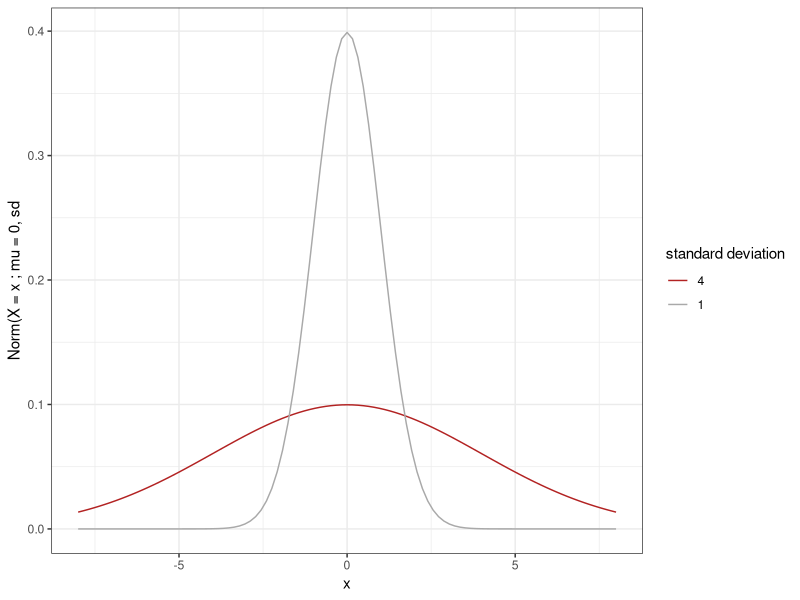
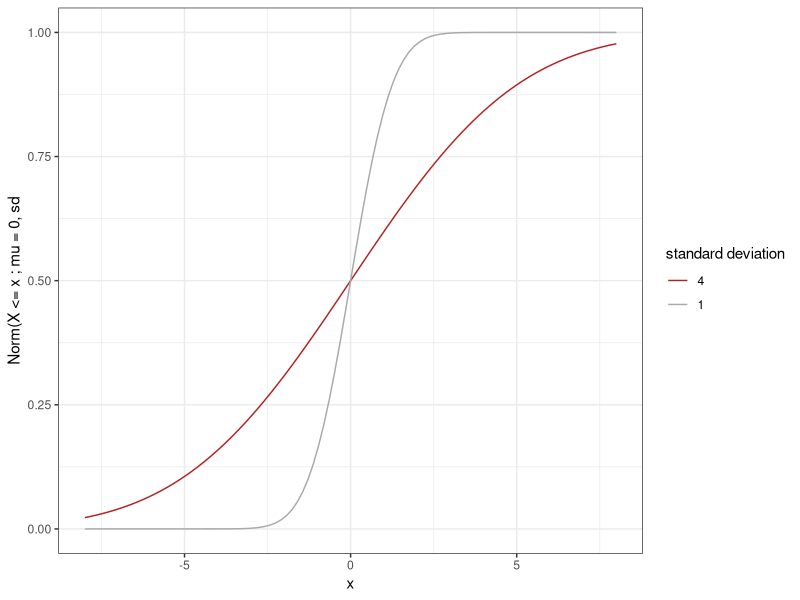
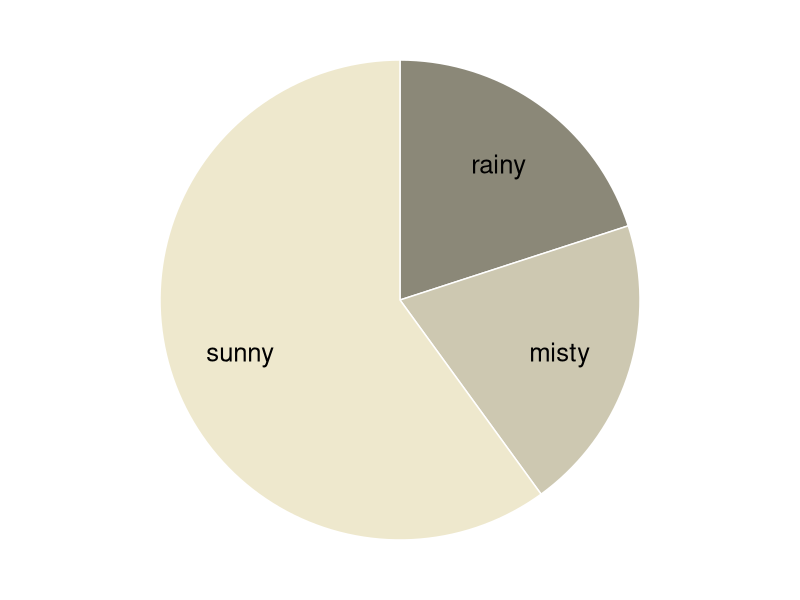
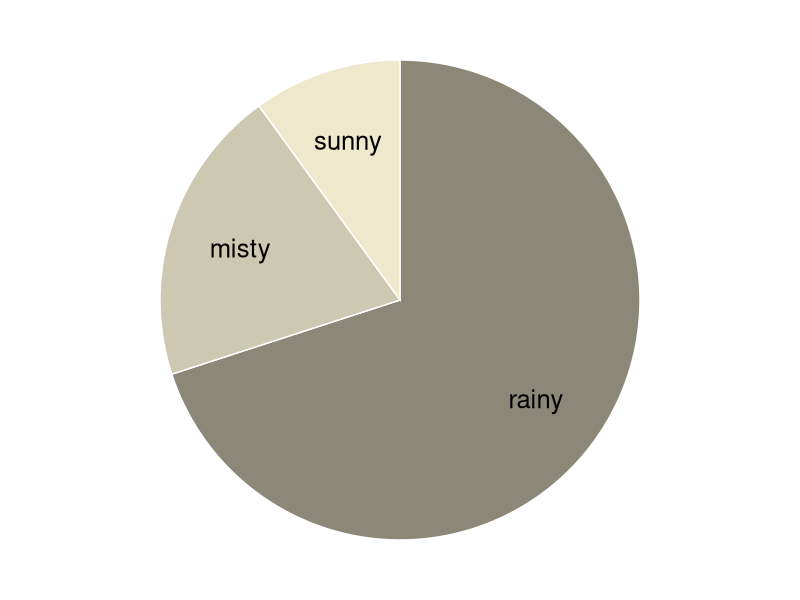
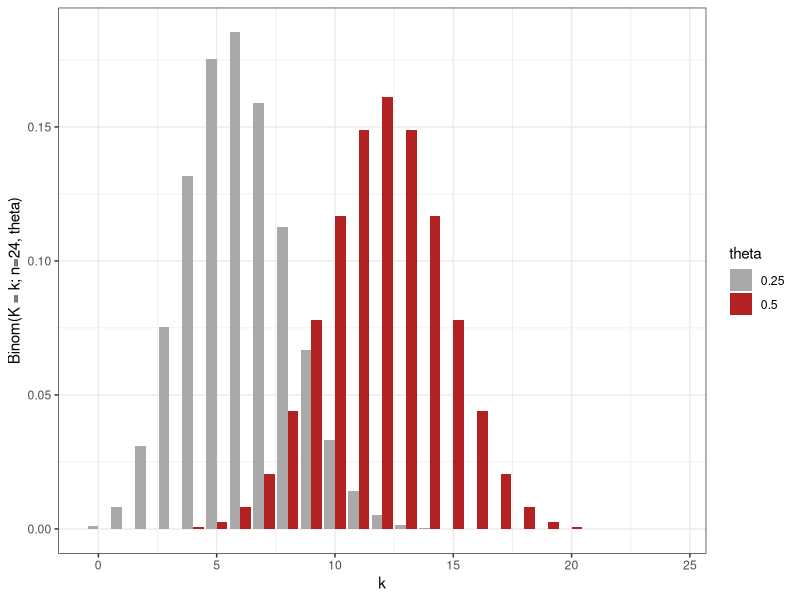
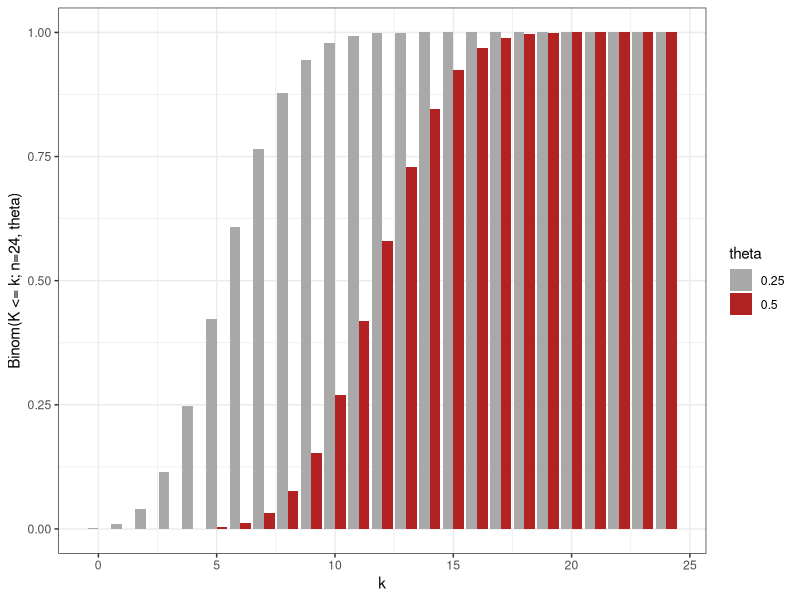
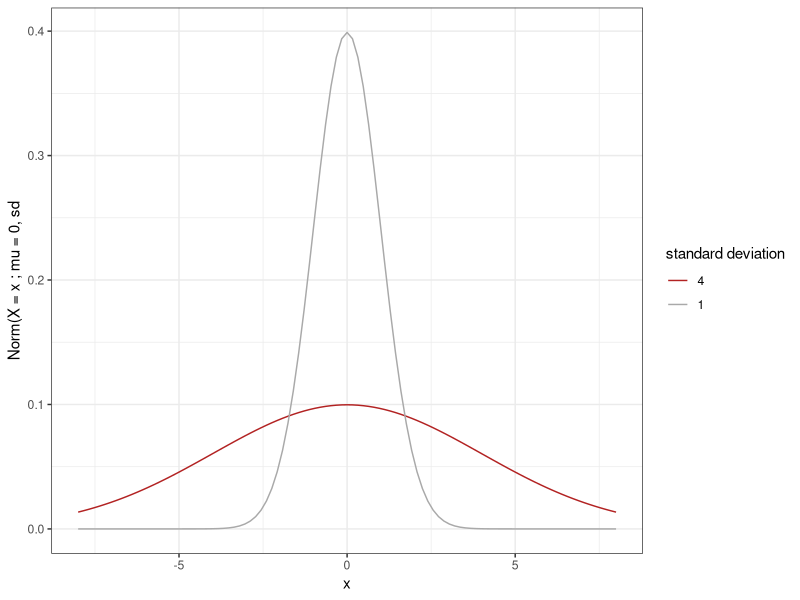
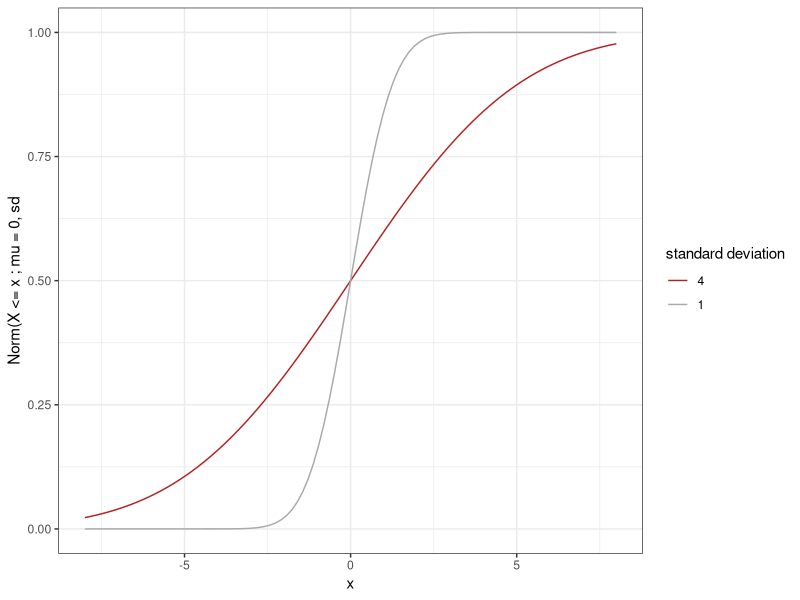

Generate these figures, in order, with R:
library(tidyverse)
theme_set(theme_bw() + theme(plot.background=element_blank()) )

# binomial distribution
binom.plot.data = expand.grid(n = 24, theta = c(0.25, 0.5), k = 0:24) %>% 
  mutate(probability = dbinom(k,n,theta), theta = as.factor(theta))
binom.plot = ggplot(binom.plot.data, aes(x = k, y = probability, fill = theta)) + 
  geom_bar(stat = "identity", position = "dodge") +
  scale_fill_manual(values = c("darkgrey", "firebrick")) + ylab("Binom(K = k; n=24, theta)")
ggsave(binom.plot,filename = "00-pics/05_00_binomial-distribution.pdf", width = 6, height = 3)


# cumulative distribution
binom.plot.data = expand.grid(n = 24, theta = c(0.25, 0.5), k = 0:24) %>% 
  mutate(probability = pbinom(k,n,theta), theta = as.factor(theta))
binom.plot.cumulative = ggplot(binom.plot.data, aes(x = k, y = probability, fill = theta)) + 
  geom_bar(stat = "identity", position = "dodge") +
  scale_fill_manual(values = c("darkgrey", "firebrick")) + ylab("Binom(K <= k; n=24, theta)")
ggsave(binom.plot.cumulative,filename = "00-pics/05_00_binomial-distribution-cumulative.pdf", width = 6, height = 3)


# normal distribution
normal.plot = ggplot(data.frame(x = c(-8, 8)), aes(x = x)) +
  stat_function(fun = function(x) dnorm(x, sd = 4), aes(color = "4")) +
  stat_function(fun = function(x) dnorm(x, sd = 1), aes(color = "1")) +
  scale_colour_manual("standard deviation", breaks = c("4", "1"), values = c("firebrick", "darkgrey")) +
  ylab("Norm(X = x ; mu = 0, sd")
normal.plot
ggsave(normal.plot,
       filename = "00-pics/05_01_normal-distribution.pdf", 
       width = 6, height = 3)

# normal distribution cumulative
normal.plot.cumulative = ggplot(data.frame(x = c(-8, 8)), aes(x = x)) +
  stat_function(fun = function(x) pnorm(x, sd = 4), aes(color = "4")) +
  stat_function(fun = function(x) pnorm(x, sd = 1), aes(color = "1")) +
  scale_colour_manual("standard deviation", breaks = c("4", "1"), values = c("firebrick", "darkgrey")) +
  ylab("Norm(X <= x ; mu = 0, sd")
normal.plot.cumulative
ggsave(normal.plot.cumulative,
       filename = "00-pics/05_01_normal-distribution-cumulative.pdf", 
       width = 6, height = 3)

# pie charts

# Create Data

make_piechart <- function(value) {
  
  data <- data.frame(
    group=factor(c('sunny', 'misty', 'rainy'), levels = c('sunny', 'misty', 'rainy')),
    value=value
  )
  
  # compute label position
  data <- data %>% 
    arrange(desc(group)) %>%
    mutate(prop = value / sum(data$value) *100) %>%
    mutate(ypos = cumsum(prop)- 0.5*prop )
  
  # Basic piechart
  ggplot(data, aes(x="", y=prop, fill=group)) +
    geom_bar(stat="identity", width=1, color="white") +
    coord_polar("y", start=0) +
    theme_void() + 
    theme(legend.position="none") +
    geom_text(aes(y = ypos, x = 1.2, label = group), color = "black", size=6.5) +
    scale_fill_manual(values=c('cornsilk2', 'cornsilk3', 'cornsilk4'))
}

make_piechart(value = c(6,2,2))
ggsave(
filename = "00-pics/pie-chart-beliefs-Jones.pdf", 
width = 4, height = 4)

make_piechart(value = c(1,2,7))
ggsave(
  filename = "00-pics/pie-chart-beliefs-Smith.pdf", 
  width = 4, height = 4)
